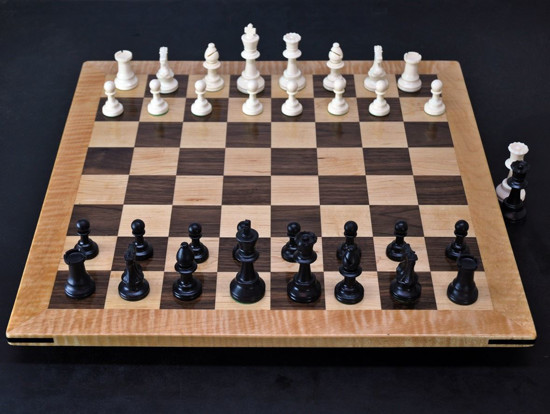
#> input picture board_recognition/input_image/board.jpg, 550 x 414 px
$ python -i recognize_chessboard.py   (imports and definitions only)
#> lines starting #> are read from the running program, lines starting #| are printed output that depends on the picture; after the words box and inside, x2 and y2 are one past the last pixel; in counts of white or black regions, pixels touching at a corner belong together
#> further down, picture is the input picture: shape (414, 550, 3); mean B, G, R 72.7, 78.6, 92.5
import numpy as np
import cv2.cv2 as cv2


def find_markers(img):
    hsv = cv2.cvtColor(img, cv2.COLOR_BGR2HSV)
#> hsv: shape (414, 550, 3); mean H, S, V 65.2, 78.9, 97.1
    lower_red = np.array([0, 50, 50])
    upper_red = np.array([10, 255, 255])
    mask0 = cv2.inRange(hsv, lower_red, upper_red)
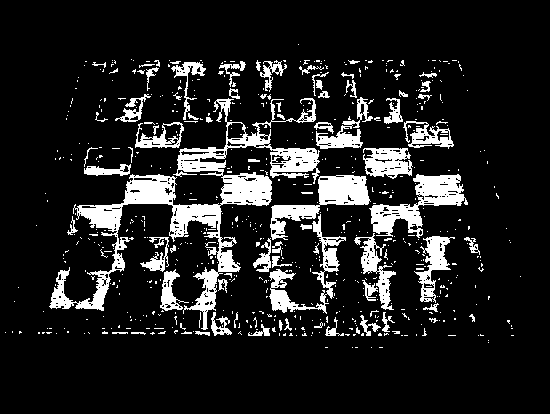
#> mask0: shape (414, 550); 12.9% white; 632 white regions (557 under 20 px), largest, box (x1, y1, x2, y2) and area: (49, 98, 320, 330) 10400, (369, 174, 468, 238) 2353, (270, 175, 371, 240) 2193
    lower_red = np.array([170, 50, 50])
    upper_red = np.array([180, 255, 255])
    mask1 = cv2.inRange(hsv, lower_red, upper_red)
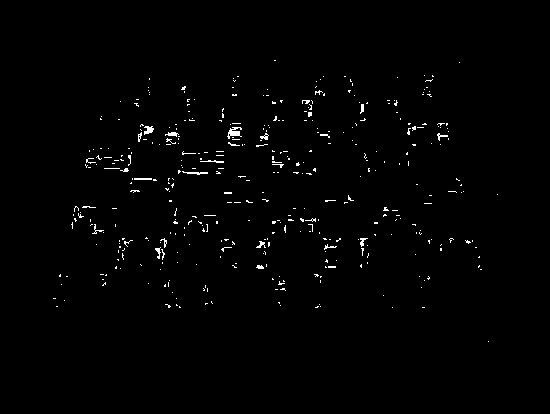
#> mask1: shape (414, 550); 1.1% white in thin lines or dots, all inside (x1, y1, x2, y2) = (53, 60, 498, 342)
    mask = mask0 + mask1
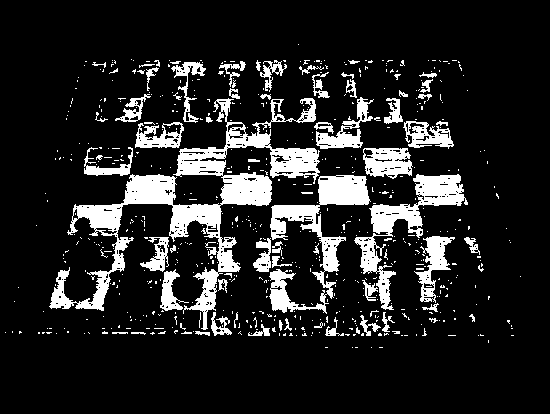
#> mask: shape (414, 550); 13.9% white; 610 white regions (544 under 20 px), largest, box (x1, y1, x2, y2) and area: (49, 98, 320, 330) 11630, (269, 175, 371, 314) 4097, (354, 174, 468, 310) 3454
    # cv2.imshow('xd', cv2.bitwise_and(img, img, mask=mask))
    # cv2.waitKey()
    points = cv2.findNonZero(mask)
#> points = contour of 31722 points, box (x1, y1, x2, y2) (5, 44, 521, 348), area 19329
    return points


# [46 lines left out: functions order_points, top_down_transform, not called in this run]

>>> import cv2
>>> picture = cv2.imread('../../board_recognition/input_image/board.jpg')
>>> result = find_markers(picture)
#> result has the same summary as points in find_markers
